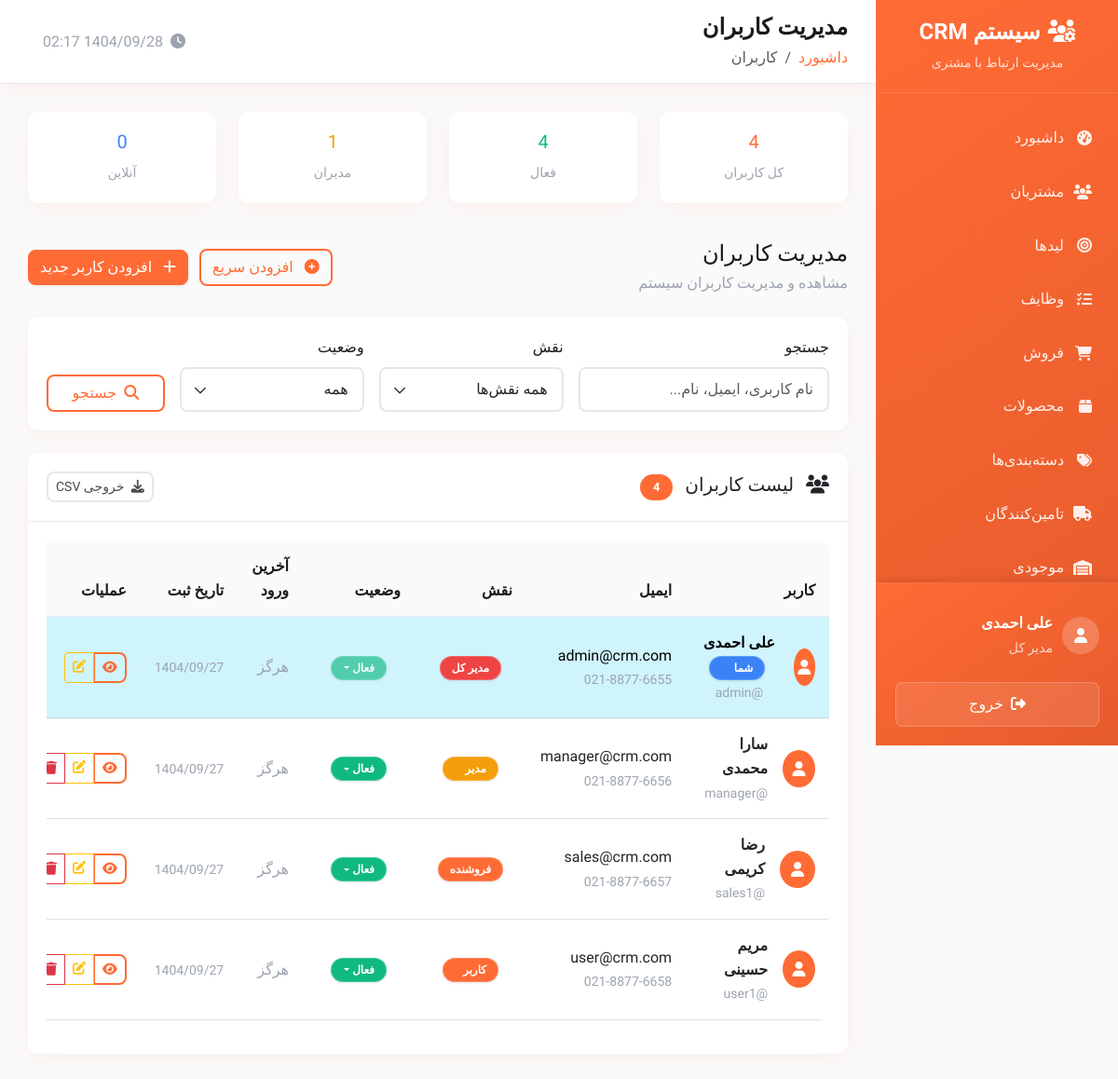
The app's page /public/users.php (signed in) with its own data.
### tables this page shows
CREATE TABLE users (
    id INT AUTO_INCREMENT PRIMARY KEY,
    username VARCHAR(50) UNIQUE NOT NULL,
    email VARCHAR(100) UNIQUE NOT NULL,
    password VARCHAR(255) NOT NULL,
    first_name VARCHAR(50) NOT NULL,
    last_name VARCHAR(50) NOT NULL,
    mobile VARCHAR(15),
    phone VARCHAR(20),
    avatar VARCHAR(255),
    role ENUM('admin', 'manager', 'sales', 'user') DEFAULT 'user',
    status ENUM('active', 'inactive', 'suspended') DEFAULT 'active',
    department VARCHAR(100),
    position VARCHAR(100),
    hire_date DATE,
    salary DECIMAL(10,2),
    address TEXT,
    notes TEXT,
    last_login DATETIME,
    failed_login_attempts INT DEFAULT 0,
    locked_until DATETIME NULL,
    created_at TIMESTAMP DEFAULT CURRENT_TIMESTAMP,
    updated_at TIMESTAMP DEFAULT CURRENT_TIMESTAMP ON UPDATE CURRENT_TIMESTAMP
);

### public/users.php (the view, shortened to what the rows shown need)
<?php
$page_title = 'مدیریت کاربران';
require_once __DIR__ . '/../private/database.php';
require_once __DIR__ . '/../private/auth.php';
require_once __DIR__ . '/../private/functions.php';
if (!hasRole('admin')) {
    setMessage('شما دسترسی لازم برای مشاهده این صفحه را ندارید', 'error');
    header('Location: dashboard.php');
    exit();
}
$page = (int)($_GET['page'] ?? 1);
$per_page = RECORDS_PER_PAGE;
$offset = ($page - 1) * $per_page;
$where_conditions = [];
$params = [];
$where_clause = $where_conditions ? 'WHERE ' . implode(' AND ', $where_conditions) : '';
$sql = "
    SELECT *
    FROM users
    $where_clause
    ORDER BY created_at DESC
    LIMIT $per_page OFFSET $offset
";
$users = $pdo->prepare($sql);
$users->execute($params);
$users = $users->fetchAll();
$stats = [
    'total' => $pdo->query("SELECT COUNT(*) FROM users")->fetchColumn(),
    'active' => $pdo->query("SELECT COUNT(*) FROM users WHERE status = 'active'")->fetchColumn(),
    'admins' => $pdo->query("SELECT COUNT(*) FROM users WHERE role = 'admin'")->fetchColumn(),
    'online' => $pdo->query("SELECT COUNT(*) FROM users WHERE last_login >= DATE_SUB(NOW(), INTERVAL 30 MINUTE)")->fetchColumn(),
];
include __DIR__ . '/../private/header.php';
?>
<div class="row mb-4">
    <div class="col-lg-3 col-md-6 mb-3">
        <div class="card text-center">
            <div class="card-body">
                <h5 class="text-primary"><?php echo number_format($stats['total']); ?></h5>
                <small class="text-muted">کل کاربران</small>
            </div>
        </div>
    </div>
    <div class="col-lg-3 col-md-6 mb-3">
        <div class="card text-center">
            <div class="card-body">
                <h5 class="text-success"><?php echo number_format($stats['active']); ?></h5>
                <small class="text-muted">فعال</small>
            </div>
        </div>
    </div>
    <div class="col-lg-3 col-md-6 mb-3">
        <div class="card text-center">
            <div class="card-body">
                <h5 class="text-info"><?php echo number_format($stats['online']); ?></h5>
                <small class="text-muted">آنلاین</small>
            </div>
        </div>
    </div>
</div>
<div class="card">
    <div class="card-body">
        <?php if (empty($users)): ?>
            <div class="text-center py-5">
                <i class="fas fa-users fa-3x text-muted mb-3"></i>
                <h5 class="text-muted">کاربری یافت نشد</h5>
                <p class="text-muted">برای شروع، کاربر جدیدی اضافه کنید</p>
                <a href="user_form.php" class="btn btn-primary">
                    <i class="fas fa-plus me-2"></i>
                    افزودن کاربر اول
                </a>
            </div>
        <?php else: ?>
            <div class="table-responsive">
                <table class="table table-hover" id="usersTable">
                    <thead>
                        <tr>
                            <th>کاربر</th>
                            <th>ایمیل</th>
                            <th>نقش</th>
                            <th>وضعیت</th>
                            <th>آخرین ورود</th>
                            <th>تاریخ ثبت</th>
                            <th>عملیات</th>
                        </tr>
                    </thead>
                    <tbody>
                        <?php foreach ($users as $user): ?>
                            <?php
                            $is_online = $user['last_login'] && strtotime($user['last_login']) > strtotime('-30 minutes');
                            $is_current_user = $user['id'] == $_SESSION['user_id'];
                            ?>
                            <tr class="<?php echo $is_current_user ? 'table-info' : ''; ?>">
                                <td>
                                    <div class="d-flex align-items-center">
                                        <div class="user-avatar me-3" style="width: 40px; height: 40px; background: var(--primary-color); border-radius: 50%; display: flex; align-items: center; justify-content: center; color: white; position: relative;">
                                            <i class="fas fa-user"></i>
                                        </div>
                                        <div>
                                            <div class="fw-bold">
                                                <?php echo htmlspecialchars($user['first_name'] . ' ' . $user['last_name']); ?>
                                                <?php if ($is_current_user): ?>
                                                    <span class="badge bg-info ms-1">شما</span>
                                                <?php endif; ?>
                                            </div>
                                            <small class="text-muted">@<?php echo htmlspecialchars($user['username']); ?></small>
                                        </div>
                                    </div>
                                </td>
                                <td>
                                    <div><?php echo htmlspecialchars($user['email']); ?></div>
                                    <?php if ($user['phone']): ?>
                                        <small class="text-muted"><?php echo formatPhone($user['phone']); ?></small>
                                    <?php endif; ?>
                                </td>
                                <td>
                                    <span class="badge bg-<?php echo $user['role'] === 'admin' ? 'danger' : ($user['role'] === 'manager' ? 'warning' : 'primary'); ?>">
                                        <?php echo getRoleTitle($user['role']); ?>
                                    </span>
                                </td>
                                <td>
                                    <div class="dropdown">
                                        <button class="btn btn-sm badge bg-<?php echo getStatusClass($user['status']); ?> dropdown-toggle"
                                                type="button" data-bs-toggle="dropdown"
                                                <?php echo $is_current_user ? 'disabled' : ''; ?>>
                                            <?php echo getStatusTitle($user['status']); ?>
                                        </button>
                                    </div>
                                </td>
                                <td>
                                    <?php if ($user['last_login']): ?>
                                        <small class="text-muted" title="<?php echo formatPersianDate($user['last_login']); ?>">
                                            <?php echo formatPersianDate($user['last_login'], 'Y/m/d H:i'); ?>
                                            <?php if ($is_online): ?>
                                                <span class="text-success ms-1">آنلاین</span>
                                            <?php endif; ?>
                                        </small>
                                    <?php else: ?>
                                        <span class="text-muted">هرگز</span>
                                    <?php endif; ?>
                                </td>
                                <td>
                                    <small class="text-muted">
                                        <?php echo formatPersianDate($user['created_at'], 'Y/m/d'); ?>
                                    </small>
                                </td>
                                <td>
                                    <div class="btn-group" role="group">
                                        <a href="user_view.php?id=<?php echo $user['id']; ?>"
                                           class="btn btn-outline-primary btn-sm"
                                           data-bs-toggle="tooltip" title="مشاهده جزئیات">
                                            <i class="fas fa-eye"></i>
                                        </a>
                                        <a href="user_form.php?id=<?php echo $user['id']; ?>"
                                           class="btn btn-outline-warning btn-sm"
                                           data-bs-toggle="tooltip" title="ویرایش">
                                            <i class="fas fa-edit"></i>
                                        </a>
                                        <?php if (!$is_current_user): ?>
                                            <button type="button"
                                                    class="btn btn-outline-danger btn-sm"
                                                    onclick="deleteUser(<?php echo $user['id']; ?>, '<?php echo htmlspecialchars($user['username']); ?>')"
                                                    data-bs-toggle="tooltip" title="حذف">
                                                <i class="fas fa-trash"></i>
                                            </button>
                                        <?php endif; ?>
                                    </div>
                                </td>
                            </tr>
                        <?php endforeach; ?>
                    </tbody>
                </table>
            </div>
        <?php endif; ?>
    </div>
</div>
<?php include __DIR__ . '/../private/footer.php'; ?>

### private/header.php (shortened to what the rows shown need)
<?php
$current_user = getCurrentUser();
?>
<!DOCTYPE html>
<html lang="fa" dir="rtl">
<head>
    <link href="https://cdn.jsdelivr.net/npm/bootstrap@5.3.0/dist/css/bootstrap.rtl.min.css" rel="stylesheet">
    <link href="https://cdnjs.cloudflare.com/ajax/libs/font-awesome/6.4.0/css/all.min.css" rel="stylesheet">
    <link href="https://cdn.jsdelivr.net/npm/chart.js@3.9.1/dist/chart.min.css" rel="stylesheet">
</head>
<body>
    <div class="sidebar" id="sidebar">
            <?php if (hasRole('admin')): ?>
            <a href="settings.php" class="menu-item <?php echo basename($_SERVER['PHP_SELF']) == 'settings.php' ? 'active' : ''; ?>">
                <i class="fas fa-cog"></i>
                تنظیمات
            </a>
            <a href="users.php" class="menu-item <?php echo basename($_SERVER['PHP_SELF']) == 'users.php' ? 'active' : ''; ?>">
                <i class="fas fa-user-cog"></i>
                کاربران
            </a>
            <?php endif; ?>
        <div class="sidebar-user">
            <div class="user-info">
                <div>
                    <div class="fw-bold"><?php echo htmlspecialchars($current_user['first_name'] . ' ' . $current_user['last_name']); ?></div>
                    <small class="opacity-75"><?php echo getRoleTitle($current_user['role']); ?></small>
                </div>
            </div>
        </div>
    </div>
    <div class="main-content">
        <div class="top-nav d-flex justify-content-between align-items-center">
            <div>
                <h1 class="nav-title"><?php echo isset($page_title) ? $page_title : 'داشبورد'; ?></h1>
            </div>
        </div>
        <div class="content">

### records on screen
users: first_name+last_name "علی احمدی", role "مدیر کل", shows "شما", username "admin", email "admin@crm.com", phone "021-8877-6655", status "فعال", shows "هرگز", created_at "1404/09/27"
users: id "4", failed_login_attempts "0", first_name+last_name "مریم حسینی", username "user1", email "user@crm.com", phone "021-8877-6658", role "کاربر", status "فعال", shows "هرگز", created_at "1404/09/27"
users: first_name+last_name "سارا محمدی", username "manager", email "manager@crm.com", phone "021-8877-6656", role "مدیر", status "فعال", shows "هرگز", created_at "1404/09/27"
users: first_name+last_name "رضا کریمی", username "sales1", email "sales@crm.com", phone "021-8877-6657", role "فروشنده", status "فعال", shows "هرگز", created_at "1404/09/27"

### other values on screen
$page_title "مدیریت کاربران"
$item['title'] "داشبورد"
$item['title'] "کاربران"
$stats['admins'] "1"
$total_records "4"
